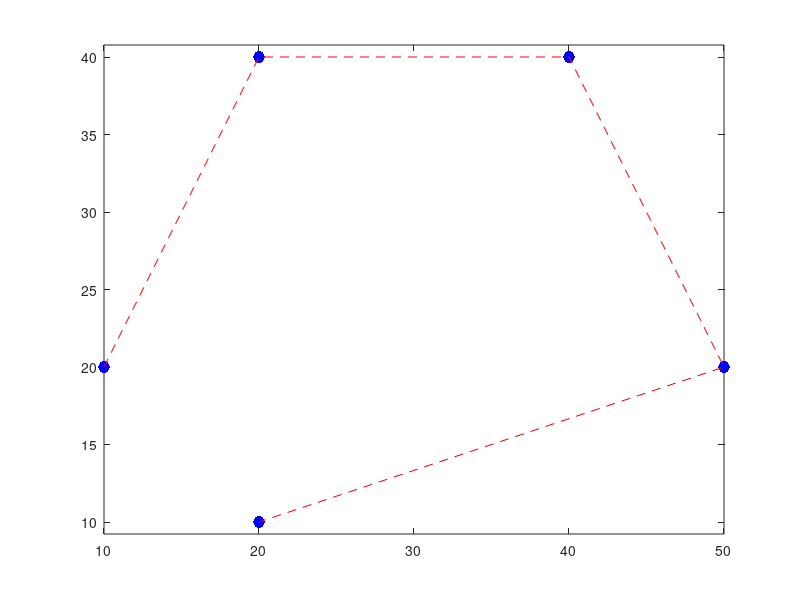

Write the MATLAB code that produced this figure. (Note: this script raises an error after producing the figure.)
%write the points
px=[10,20,40,50,20];
py=[20,40,40,20,10];
%draw the control points
plot(px,py,'b.','MarkerSize',25)
axis equal; hold on;
plot(px,py,'r--')
axis equal; hold on;
syms t
t1=0; t2=1;
%degree
n=4;
%set the parametric equations x(t) & y(t) to zero
x(t)=0*t; y(t)=0*t;
for i=0:n
    %Bernstien Polynomial
    weight=nchoosek(n,i)*t^i*(1-t)^(n-i);
    %summing the properly weighted control points
    x(t)=x(t)+px(1+i)*weight;
    y(t)=y(t)+py(1+i)*weight;
end
%draw the curve
fplot(x(t),y(t),[t1 t2],'g',LineWidth=2)
hold on;
%drawing vector at beginning
v1x=n*(px(1)-px(2));
v1y=n*(py(1)-py(2));
quiver(px(1),py(1),v1x,v1y,'k')
hold on;
%drawing vector at end
v2x=n*(px(5)-px(4));
v2y=n*(py(5)-py(4));
quiver(px(5),py(5),v2x,v2y,'c')
hold off;
%thanks for watching!!
%Link in Description!!
